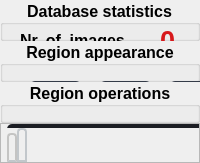
              <widget class="QFrame" name="frame_2">
               <property name="sizePolicy">
                <sizepolicy hsizetype="Preferred" vsizetype="Preferred">
                 <horstretch>0</horstretch>
                 <verstretch>0</verstretch>
                </sizepolicy>
               </property>
               <property name="minimumSize">
                <size>
                 <width>0</width>
                 <height>0</height>
                </size>
               </property>
               <property name="maximumSize">
                <size>
                 <width>250</width>
                 <height>16777215</height>
                </size>
               </property>
               <property name="font">
                <font>
                 <pointsize>12</pointsize>
                 <weight>75</weight>
                 <bold>true</bold>
                </font>
               </property>
               <layout class="QVBoxLayout" name="verticalLayout_6">
                <property name="spacing">
                 <number>0</number>
                </property>
                <property name="leftMargin">
                 <number>0</number>
                </property>
                <property name="topMargin">
                 <number>0</number>
                </property>
                <property name="rightMargin">
                 <number>0</number>
                </property>
                <property name="bottomMargin">
                 <number>0</number>
                </property>
                <item>
                 <widget class="QGroupBox" name="groupBox">
                  <property name="maximumSize">
                   <size>
                    <width>16777215</width>
                    <height>200</height>
                   </size>
                  </property>
                  <property name="font">
                   <font>
                    <pointsize>12</pointsize>
                    <weight>75</weight>
                    <bold>true</bold>
                   </font>
                  </property>
                  <property name="title">
                   <string>Database statistics</string>
                  </property>
                  <property name="alignment">
                   <set>Qt::AlignCenter</set>
                  </property>
                  <widget class="QLabel" name="label_2">
                   <property name="geometry">
                    <rect>
                     <x>20</x>
                     <y>150</y>
                     <width>91</width>
                     <height>30</height>
                    </rect>
                   </property>
                   <property name="font">
                    <font>
                     <pointsize>12</pointsize>
                     <weight>75</weight>
                     <bold>true</bold>
                    </font>
                   </property>
                   <property name="text">
                    <string>Polygons</string>
                   </property>
                  </widget>
                  <widget class="QLabel" name="lbl_polygon_number">
                   <property name="geometry">
                    <rect>
                     <x>160</x>
                     <y>150</y>
                     <width>81</width>
                     <height>30</height>
                    </rect>
                   </property>
                   <property name="font">
                    <font>
                     <pointsize>20</pointsize>
                     <weight>75</weight>
                     <bold>true</bold>
                    </font>
                   </property>
                   <property name="styleSheet">
                    <string notr="true">color: purple;</string>
                   </property>
                   <property name="text">
                    <string>0</string>
                   </property>
                   <property name="alignment">
                    <set>Qt::AlignLeading|Qt::AlignLeft|Qt::AlignVCenter</set>
                   </property>
                  </widget>
                  <widget class="QLabel" name="label_3">
                   <property name="geometry">
                    <rect>
                     <x>20</x>
                     <y>110</y>
                     <width>101</width>
                     <height>26</height>
                    </rect>
                   </property>
                   <property name="font">
                    <font>
                     <pointsize>12</pointsize>
                     <weight>75</weight>
                     <bold>true</bold>
                    </font>
                   </property>
                   <property name="text">
                    <string>Rectangles</string>
                   </property>
                  </widget>
                  <widget class="QLabel" name="lbl_circle_number">
                   <property name="geometry">
                    <rect>
                     <x>160</x>
                     <y>70</y>
                     <width>81</width>
                     <height>30</height>
                    </rect>
                   </property>
                   <property name="font">
                    <font>
                     <pointsize>20</pointsize>
                     <weight>75</weight>
                     <bold>true</bold>
                    </font>
                   </property>
                   <property name="styleSheet">
                    <string notr="true">color: lightblue;</string>
                   </property>
                   <property name="text">
                    <string>0</string>
                   </property>
                   <property name="alignment">
                    <set>Qt::AlignLeading|Qt::AlignLeft|Qt::AlignVCenter</set>
                   </property>
                  </widget>
                  <widget class="QLabel" name="label_18">
                   <property name="geometry">
                    <rect>
                     <x>20</x>
                     <y>70</y>
                     <width>101</width>
                     <height>30</height>
                    </rect>
                   </property>
                   <property name="font">
                    <font>
                     <pointsize>12</pointsize>
                     <weight>75</weight>
                     <bold>true</bold>
                    </font>
                   </property>
                   <property name="text">
                    <string>Circles</string>
                   </property>
                  </widget>
                  <widget class="QLabel" name="lbl_rectangle_number">
                   <property name="geometry">
                    <rect>
                     <x>160</x>
                     <y>110</y>
                     <width>71</width>
                     <height>30</height>
                    </rect>
                   </property>
                   <property name="font">
                    <font>
                     <pointsize>20</pointsize>
                     <weight>75</weight>
                     <bold>true</bold>
                    </font>
                   </property>
                   <property name="styleSheet">
                    <string notr="true">color: orange;</string>
                   </property>
                   <property name="text">
                    <string>0</string>
                   </property>
                   <property name="alignment">
                    <set>Qt::AlignLeading|Qt::AlignLeft|Qt::AlignVCenter</set>
                   </property>
                  </widget>
                  <widget class="QLabel" name="label_5">
                   <property name="geometry">
                    <rect>
                     <x>20</x>
                     <y>30</y>
                     <width>121</width>
                     <height>20</height>
                    </rect>
                   </property>
                   <property name="font">
                    <font>
                     <pointsize>12</pointsize>
                     <weight>75</weight>
                     <bold>true</bold>
                    </font>
                   </property>
                   <property name="text">
                    <string>Nr. of  images</string>
                   </property>
                   <property name="alignment">
                    <set>Qt::AlignLeading|Qt::AlignLeft|Qt::AlignVCenter</set>
                   </property>
                  </widget>
                  <widget class="QLabel" name="lbl_image_number">
                   <property name="geometry">
                    <rect>
                     <x>160</x>
                     <y>20</y>
                     <width>81</width>
                     <height>41</height>
                    </rect>
                   </property>
                   <property name="font">
                    <font>
                     <pointsize>20</pointsize>
                     <weight>75</weight>
                     <bold>true</bold>
                    </font>
                   </property>
                   <property name="styleSheet">
                    <string notr="true">color: #d7191c;</string>
                   </property>
                   <property name="text">
                    <string>0</string>
                   </property>
                   <property name="alignment">
                    <set>Qt::AlignLeading|Qt::AlignLeft|Qt::AlignVCenter</set>
                   </property>
                  </widget>
                 </widget>
                </item>
                <item>
                 <widget class="QGroupBox" name="groupBox_3">
                  <property name="maximumSize">
                   <size>
                    <width>16777215</width>
                    <height>200</height>
                   </size>
                  </property>
                  <property name="font">
                   <font>
                    <pointsize>12</pointsize>
                    <weight>75</weight>
                    <bold>true</bold>
                   </font>
                  </property>
                  <property name="title">
                   <string>Region appearance</string>
                  </property>
                  <property name="alignment">
                   <set>Qt::AlignCenter</set>
                  </property>
                  <widget class="COLORButton" name="btn_color_polygon">
                   <property name="geometry">
                    <rect>
                     <x>170</x>
                     <y>40</y>
                     <width>51</width>
                     <height>51</height>
                    </rect>
                   </property>
                   <property name="styleSheet">
                    <string notr="true">QPushButton {
	border: 2px solid rgb(52, 59, 72);
	border-radius: 5px;	
	background-color: rgb(52, 59, 72);
}
QPushButton:hover {
	background-color: rgb(57, 65, 80);
	border: 2px solid rgb(61, 70, 86);
}
QPushButton:pressed {	
	background-color: rgb(35, 40, 49);
	border: 2px solid rgb(43, 50, 61);
}</string>
                   </property>
                   <property name="text">
                    <string/>
                   </property>
                   <property name="icon">
                    <iconset resource="files.qrc">
                     <normaloff>:/icons/icons/polygon_color.svg</normaloff>:/icons/icons/polygon_color.svg</iconset>
                   </property>
                   <property name="iconSize">
                    <size>
                     <width>50</width>
                     <height>50</height>
                    </size>
                   </property>
                  </widget>
                  <widget class="COLORButton" name="btn_color_circle">
                   <property name="geometry">
                    <rect>
                     <x>30</x>
                     <y>40</y>
                     <width>51</width>
                     <height>51</height>
                    </rect>
                   </property>
                   <property name="styleSheet">
                    <string notr="true">QPushButton {
	border: 2px solid rgb(52, 59, 72);
	border-radius: 5px;	
	background-color: rgb(52, 59, 72);
}
QPushButton:hover {
	background-color: rgb(57, 65, 80);
	border: 2px solid rgb(61, 70, 86);
}
QPushButton:pressed {	
	background-color: rgb(35, 40, 49);
	border: 2px solid rgb(43, 50, 61);
}</string>
                   </property>
                   <property name="text">
                    <string/>
                   </property>
                   <property name="icon">
                    <iconset resource="files.qrc">
                     <normaloff>:/icons/icons/circle_color.svg</normaloff>:/icons/icons/circle_color.svg</iconset>
                   </property>
                   <property name="iconSize">
                    <size>
                     <width>50</width>
                     <height>50</height>
                    </size>
                   </property>
                  </widget>
                  <widget class="COLORButton" name="btn_color_rectangle">
                   <property name="geometry">
                    <rect>
                     <x>100</x>
                     <y>40</y>
                     <width>51</width>
                     <height>51</height>
                    </rect>
                   </property>
                   <property name="styleSheet">
                    <string notr="true">QPushButton {
	border: 2px solid rgb(52, 59, 72);
	border-radius: 5px;	
	background-color: rgb(52, 59, 72);
}
QPushButton:hover {
	background-color: rgb(57, 65, 80);
	border: 2px solid rgb(61, 70, 86);
}
QPushButton:pressed {	
	background-color: rgb(35, 40, 49);
	border: 2px solid rgb(43, 50, 61);
}</string>
                   </property>
                   <property name="text">
                    <string/>
                   </property>
                   <property name="icon">
                    <iconset resource="files.qrc">
                     <normaloff>:/icons/icons/rectangle_color.svg</normaloff>:/icons/icons/rectangle_color.svg</iconset>
                   </property>
                   <property name="iconSize">
                    <size>
                     <width>50</width>
                     <height>50</height>
                    </size>
                   </property>
                  </widget>
                  <widget class="QPushButton" name="btn_show_polygon">
                   <property name="geometry">
                    <rect>
                     <x>170</x>
                     <y>120</y>
                     <width>51</width>
                     <height>51</height>
                    </rect>
                   </property>
                   <property name="styleSheet">
                    <string notr="true">QPushButton {
	border: 2px solid rgb(52, 59, 72);
	border-radius: 5px;	
	background-color: rgb(52, 59, 72);
}
QPushButton:hover {
	background-color: rgb(57, 65, 80);
	border: 2px solid rgb(61, 70, 86);
}
QPushButton:pressed {	
	background-color: rgb(35, 40, 49);
	border: 2px solid rgb(43, 50, 61);
}</string>
                   </property>
                   <property name="text">
                    <string/>
                   </property>
                   <property name="icon">
                    <iconset resource="files.qrc">
                     <normaloff>:/icons/icons/polygon_show.svg</normaloff>:/icons/icons/polygon_show.svg</iconset>
                   </property>
                   <property name="iconSize">
                    <size>
                     <width>50</width>
                     <height>50</height>
                    </size>
                   </property>
                  </widget>
                  <widget class="QPushButton" name="btn_show_circle">
                   <property name="geometry">
                    <rect>
                     <x>30</x>
                     <y>120</y>
                     <width>51</width>
                     <height>51</height>
                    </rect>
                   </property>
                   <property name="styleSheet">
                    <string notr="true">QPushButton {
	border: 2px solid rgb(52, 59, 72);
	border-radius: 5px;	
	background-color: rgb(52, 59, 72);
}
QPushButton:hover {
	background-color: rgb(57, 65, 80);
	border: 2px solid rgb(61, 70, 86);
}
QPushButton:pressed {	
	background-color: rgb(35, 40, 49);
	border: 2px solid rgb(43, 50, 61);
}</string>
                   </property>
                   <property name="text">
                    <string/>
                   </property>
                   <property name="icon">
                    <iconset resource="files.qrc">
                     <normaloff>:/icons/icons/circle_show.svg</normaloff>:/icons/icons/circle_show.svg</iconset>
                   </property>
                   <property name="iconSize">
                    <size>
                     <width>50</width>
                     <height>50</height>
                    </size>
                   </property>
                  </widget>
                  <widget class="QPushButton" name="btn_show_rectangle">
                   <property name="geometry">
                    <rect>
                     <x>100</x>
                     <y>120</y>
                     <width>51</width>
                     <height>51</height>
                    </rect>
                   </property>
                   <property name="styleSheet">
                    <string notr="true">QPushButton {
	border: 2px solid rgb(52, 59, 72);
	border-radius: 5px;	
	background-color: rgb(52, 59, 72);
}
QPushButton:hover {
	background-color: rgb(57, 65, 80);
	border: 2px solid rgb(61, 70, 86);
}
QPushButton:pressed {	
	background-color: rgb(35, 40, 49);
	border: 2px solid rgb(43, 50, 61);
}</string>
                   </property>
                   <property name="text">
                    <string/>
                   </property>
                   <property name="icon">
                    <iconset resource="files.qrc">
                     <normaloff>:/icons/icons/rectangle_show.svg</normaloff>:/icons/icons/rectangle_show.svg</iconset>
                   </property>
                   <property name="iconSize">
                    <size>
                     <width>50</width>
                     <height>50</height>
                    </size>
                   </property>
                  </widget>
                 </widget>
                </item>
                <item>
                 <widget class="QGroupBox" name="groupBox_2">
                  <property name="maximumSize">
                   <size>
                    <width>16777215</width>
                    <height>200</height>
                   </size>
                  </property>
                  <property name="font">
                   <font>
                    <pointsize>12</pointsize>
                    <weight>75</weight>
                    <bold>true</bold>
                   </font>
                  </property>
                  <property name="title">
                   <string>Region operations</string>
                  </property>
                  <property name="alignment">
                   <set>Qt::AlignCenter</set>
                  </property>
                  <widget class="QPushButton" name="btn_create_circle">
                   <property name="geometry">
                    <rect>
                     <x>10</x>
                     <y>50</y>
                     <width>51</width>
                     <height>51</height>
                    </rect>
                   </property>
                   <property name="styleSheet">
                    <string notr="true">QPushButton {
	border: 2px solid rgb(52, 59, 72);
	border-radius: 5px;	
	background-color: rgb(52, 59, 72);
}
QPushButton:hover {
	background-color: rgb(57, 65, 80);
	border: 2px solid rgb(61, 70, 86);
}
QPushButton:pressed {	
	background-color: rgb(35, 40, 49);
	border: 2px solid rgb(43, 50, 61);
}</string>
                   </property>
                   <property name="text">
                    <string/>
                   </property>
                   <property name="icon">
                    <iconset resource="files.qrc">
                     <normaloff>:/icons/icons/circle.svg</normaloff>:/icons/icons/circle.svg</iconset>
                   </property>
                   <property name="iconSize">
                    <size>
                     <width>50</width>
                     <height>50</height>
                    </size>
                   </property>
                  </widget>
                  <widget class="QPushButton" name="btn_create_rectangle">
                   <property name="geometry">
                    <rect>
                     <x>70</x>
                     <y>50</y>
                     <width>51</width>
                     <height>51</height>
                    </rect>
                   </property>
                   <property name="styleSheet">
                    <string notr="true">QPushButton {
	border: 2px solid rgb(52, 59, 72);
	border-radius: 5px;	
	background-color: rgb(52, 59, 72);
}
QPushButton:hover {
	background-color: rgb(57, 65, 80);
	border: 2px solid rgb(61, 70, 86);
}
QPushButton:pressed {	
	background-color: rgb(35, 40, 49);
	border: 2px solid rgb(43, 50, 61);
}</string>
                   </property>
                   <property name="text">
                    <string/>
                   </property>
                   <property name="icon">
                    <iconset resource="files.qrc">
                     <normaloff>:/icons/icons/rectangle.svg</normaloff>:/icons/icons/rectangle.svg</iconset>
                   </property>
                   <property name="iconSize">
                    <size>
                     <width>50</width>
                     <height>50</height>
                    </size>
                   </property>
                  </widget>
                  <widget class="QPushButton" name="btn_create_polygon">
                   <property name="geometry">
                    <rect>
                     <x>130</x>
                     <y>50</y>
                     <width>51</width>
                     <height>51</height>
                    </rect>
                   </property>
                   <property name="styleSheet">
                    <string notr="true">QPushButton {
	border: 2px solid rgb(52, 59, 72);
	border-radius: 5px;	
	background-color: rgb(52, 59, 72);
}
QPushButton:hover {
	background-color: rgb(57, 65, 80);
	border: 2px solid rgb(61, 70, 86);
}
QPushButton:pressed {	
	background-color: rgb(35, 40, 49);
	border: 2px solid rgb(43, 50, 61);
}</string>
                   </property>
                   <property name="text">
                    <string/>
                   </property>
                   <property name="icon">
                    <iconset resource="files.qrc">
                     <normaloff>:/icons/icons/polygon.svg</normaloff>:/icons/icons/polygon.svg</iconset>
                   </property>
                   <property name="iconSize">
                    <size>
                     <width>50</width>
                     <height>50</height>
                    </size>
                   </property>
                  </widget>
                  <widget class="QPushButton" name="btn_geometry_move">
                   <property name="geometry">
                    <rect>
                     <x>10</x>
                     <y>120</y>
                     <width>51</width>
                     <height>51</height>
                    </rect>
                   </property>
                   <property name="styleSheet">
                    <string notr="true">QPushButton {
	border: 2px solid rgb(52, 59, 72);
	border-radius: 5px;	
	background-color: rgb(52, 59, 72);
}
QPushButton:hover {
	background-color: rgb(57, 65, 80);
	border: 2px solid rgb(61, 70, 86);
}
QPushButton:pressed {	
	background-color: rgb(35, 40, 49);
	border: 2px solid rgb(43, 50, 61);
}</string>
                   </property>
                   <property name="text">
                    <string/>
                   </property>
                   <property name="icon">
                    <iconset resource="files.qrc">
                     <normaloff>:/icons/icons/move.svg</normaloff>:/icons/icons/move.svg</iconset>
                   </property>
                   <property name="iconSize">
                    <size>
                     <width>50</width>
                     <height>50</height>
                    </size>
                   </property>
                  </widget>
                  <widget class="QPushButton" name="btn_geometry_resize">
                   <property name="geometry">
                    <rect>
                     <x>70</x>
                     <y>120</y>
                     <width>51</width>
                     <height>51</height>
                    </rect>
                   </property>
                   <property name="styleSheet">
                    <string notr="true">QPushButton {
	border: 2px solid rgb(52, 59, 72);
	border-radius: 5px;	
	background-color: rgb(52, 59, 72);
}
QPushButton:hover {
	background-color: rgb(57, 65, 80);
	border: 2px solid rgb(61, 70, 86);
}
QPushButton:pressed {	
	background-color: rgb(35, 40, 49);
	border: 2px solid rgb(43, 50, 61);
}</string>
                   </property>
                   <property name="text">
                    <string/>
                   </property>
                   <property name="icon">
                    <iconset resource="files.qrc">
                     <normaloff>:/icons/icons/resize.svg</normaloff>:/icons/icons/resize.svg</iconset>
                   </property>
                   <property name="iconSize">
                    <size>
                     <width>50</width>
                     <height>50</height>
                    </size>
                   </property>
                  </widget>
                  <widget class="QPushButton" name="btn_geometry_remove">
                   <property name="geometry">
                    <rect>
                     <x>190</x>
                     <y>120</y>
                     <width>51</width>
                     <height>51</height>
                    </rect>
                   </property>
                   <property name="styleSheet">
                    <string notr="true">QPushButton {
	border: 2px solid rgb(52, 59, 72);
	border-radius: 5px;	
	background-color: rgb(52, 59, 72);
}
QPushButton:hover {
	background-color: rgb(57, 65, 80);
	border: 2px solid rgb(61, 70, 86);
}
QPushButton:pressed {	
	background-color: rgb(35, 40, 49);
	border: 2px solid rgb(43, 50, 61);
}</string>
                   </property>
                   <property name="text">
                    <string/>
                   </property>
                   <property name="icon">
                    <iconset resource="files.qrc">
                     <normaloff>:/icons/icons/Flat_cross_icon.svg</normaloff>:/icons/icons/Flat_cross_icon.svg</iconset>
                   </property>
                   <property name="iconSize">
                    <size>
                     <width>50</width>
                     <height>50</height>
                    </size>
                   </property>
                  </widget>
                 </widget>
                </item>
                <item>
                 <widget class="QFrame" name="frame_11">
                  <property name="maximumSize">
                   <size>
                    <width>16777215</width>
                    <height>200</height>
                   </size>
                  </property>
                  <property name="frameShape">
                   <enum>QFrame::StyledPanel</enum>
                  </property>
                  <property name="frameShadow">
                   <enum>QFrame::Raised</enum>
                  </property>
                  <layout class="QVBoxLayout" name="verticalLayout_12">
                   <property name="spacing">
                    <number>0</number>
                   </property>
                   <property name="leftMargin">
                    <number>6</number>
                   </property>
                   <property name="topMargin">
                    <number>0</number>
                   </property>
                   <property name="rightMargin">
                    <number>0</number>
                   </property>
                   <property name="bottomMargin">
                    <number>0</number>
                   </property>
                   <item>
                    <widget class="QTabWidget" name="tabWidget_2">
                     <property name="styleSheet">
                      <string notr="true">

/* Style the tab using the tab sub-control. Note that
    it reads QTabBar _not_ QTabWidget */
QTabBar::tab {
  
    border: 2px solid #C4C4C3;
    border-bottom-color: #C2C7CB; /* same as the pane color */
    border-top-left-radius: 4px;
    border-top-right-radius: 4px;
    min-width: 8ex;
    padding: 3px;
}

QTabWidget::pane
{
border-top: 0px solid rgb(0, 0, 0);
border-left: 0px solid rgb(0, 0, 0);
border-right: 0px solid rgb(0, 0, 0);
border-bottom: 0px solid rgb(0, 0, 0);
}

QTabBar::tab:selected {
    border-color:  #C2C7CB;
    border-bottom-color: #C2C7CB; /* same as pane color */
}

QTabBar::tab:!selected {
    margin-top:5px; /* make non-selected tabs look smaller */
}
</string>
                     </property>
                     <property name="tabPosition">
                      <enum>QTabWidget::South</enum>
                     </property>
                     <property name="currentIndex">
                      <number>1</number>
                     </property>
                     <property name="iconSize">
                      <size>
                       <width>25</width>
                       <height>25</height>
                      </size>
                     </property>
                     <property name="elideMode">
                      <enum>Qt::ElideMiddle</enum>
                     </property>
                     <widget class="QWidget" name="tab_3">
                      <attribute name="icon">
                       <iconset resource="files.qrc">
                        <normaloff>:/icons/icons/Question.svg</normaloff>:/icons/icons/Question.svg</iconset>
                      </attribute>
                      <attribute name="title">
                       <string/>
                      </attribute>
                      <widget class="QPlainTextEdit" name="plainTextEdit">
                       <property name="geometry">
                        <rect>
                         <x>0</x>
                         <y>0</y>
                         <width>241</width>
                         <height>151</height>
                        </rect>
                       </property>
                       <property name="frameShape">
                        <enum>QFrame::NoFrame</enum>
                       </property>
                       <property name="frameShadow">
                        <enum>QFrame::Plain</enum>
                       </property>
                       <property name="lineWidth">
                        <number>0</number>
                       </property>
                       <property name="plainText">
                        <string>https://projectindigo.eu/

With this tool you can add and change IPTC Image Regions and add/change XMP tags to that region. All images from an folder will be loaded. All changes will be saved in a SQLITE database. Saving IPTC Regions back to images is possible.
@Martin Wieser 

Permission is hereby granted, free of charge, to any person obtaining a copy of this software and associated documentation files (the “Software”), to deal in the Software without restriction, including without limitation the rights to use, copy, modify, merge, publish, distribute, sublicense, and/or sell copies of the Software, and to permit persons to whom the Software is furnished to do so, subject to the following conditions:
The above copyright notice and this permission notice shall be included in all copies or substantial portions of the Software.
THE SOFTWARE IS PROVIDED “AS IS”, WITHOUT WARRANTY OF ANY KIND, EXPRESS OR IMPLIED, INCLUDING BUT NOT LIMITED TO THE WARRANTIES OF MERCHANTABILITY, FITNESS FOR A PARTICULAR PURPOSE AND NONINFRINGEMENT. IN NO EVENT SHALL THE AUTHORS OR COPYRIGHT HOLDERS BE LIABLE FOR ANY CLAIM, DAMAGES OR OTHER LIABILITY, WHETHER IN AN ACTION OF CONTRACT, TORT OR OTHERWISE, ARISING FROM, OUT OF OR IN CONNECTION WITH THE SOFTWARE OR THE USE OR OTHER DEALINGS IN THE SOFTWARE.</string>
                       </property>
                      </widget>
                     </widget>
                     <widget class="QWidget" name="tab_4">
                      <attribute name="icon">
                       <iconset resource="files.qrc">
                        <normaloff>:/icons/icons/console.svg</normaloff>:/icons/icons/console.svg</iconset>
                      </attribute>
                      <attribute name="title">
                       <string/>
                      </attribute>
                      <widget class="QTextEdit" name="info_screen">
                       <property name="geometry">
                        <rect>
                         <x>0</x>
                         <y>0</y>
                         <width>251</width>
                         <height>151</height>
                        </rect>
                       </property>
                       <property name="sizePolicy">
                        <sizepolicy hsizetype="Preferred" vsizetype="Expanding">
                         <horstretch>0</horstretch>
                         <verstretch>0</verstretch>
                        </sizepolicy>
                       </property>
                       <property name="minimumSize">
                        <size>
                         <width>0</width>
                         <height>0</height>
                        </size>
                       </property>
                       <property name="maximumSize">
                        <size>
                         <width>16777215</width>
                         <height>16777215</height>
                        </size>
                       </property>
                       <property name="baseSize">
                        <size>
                         <width>0</width>
                         <height>0</height>
                        </size>
                       </property>
                       <property name="styleSheet">
                        <string notr="true">QTextEdit {
	background-color: rgb(27, 29, 35);
	border-radius: 5px;
	padding: 10px;
}
QPTextEdit:hover {
	border: 2px solid rgb(64, 71, 88);
}
QPTextEdit:focus {
	border: 2px solid rgb(91, 101, 124);
}</string>
                       </property>
                       <property name="undoRedoEnabled">
                        <bool>false</bool>
                       </property>
                       <property name="readOnly">
                        <bool>true</bool>
                       </property>
                       <property name="tabStopDistance">
                        <double>5.000000000000000</double>
                       </property>
                      </widget>
                     </widget>
                    </widget>
                   </item>
                  </layout>
                 </widget>
                </item>
               </layout>
              </widget>
